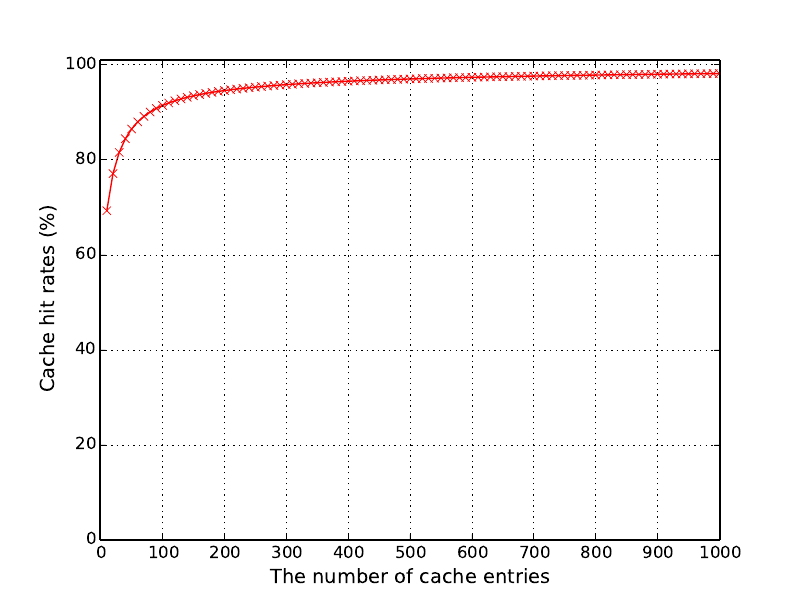

This chart was generated by the following Python code:
import matplotlib.pyplot as plt
import matplotlib.dates as mdates
from matplotlib.ticker import MultipleLocator, FormatStrFormatter
from matplotlib.ticker import FixedLocator
import numpy as np

with open('./LRU.result') as f:
	lines = f.read().splitlines()

entryList = []
accurateList = []

for line in lines:
	tmp = line.split()
	accurateList.append(float(tmp[3]) * 100)
	entryList.append(int(tmp[0]))


#for i in rateList:
#	print i, accumList[i]

fig, ax = plt.subplots()
ax.plot(entryList, accurateList, 'r-x', markersize=6)


major_ticks = np.arange(0, 1001, 100) 


xmin = -1
xmax = 1001
ax.set_xlim(xmin, xmax)
#xticks = ax.xaxis.get_major_ticks()
#xticks[0].label1.set_visible(False)
ax.set_xticks(major_ticks)
plt.xlabel('The number of cache entries', fontsize=14)

ymin = 0
ymax = 101
ax.set_ylim(ymin, ymax)
plt.ylabel('Cache hit rates (%)',  fontsize=14)

ax.grid(True)
#plt.title('Cumulative frequencies')
#plt.show()
fig.savefig('LRU.pdf')
plt.close(fig)